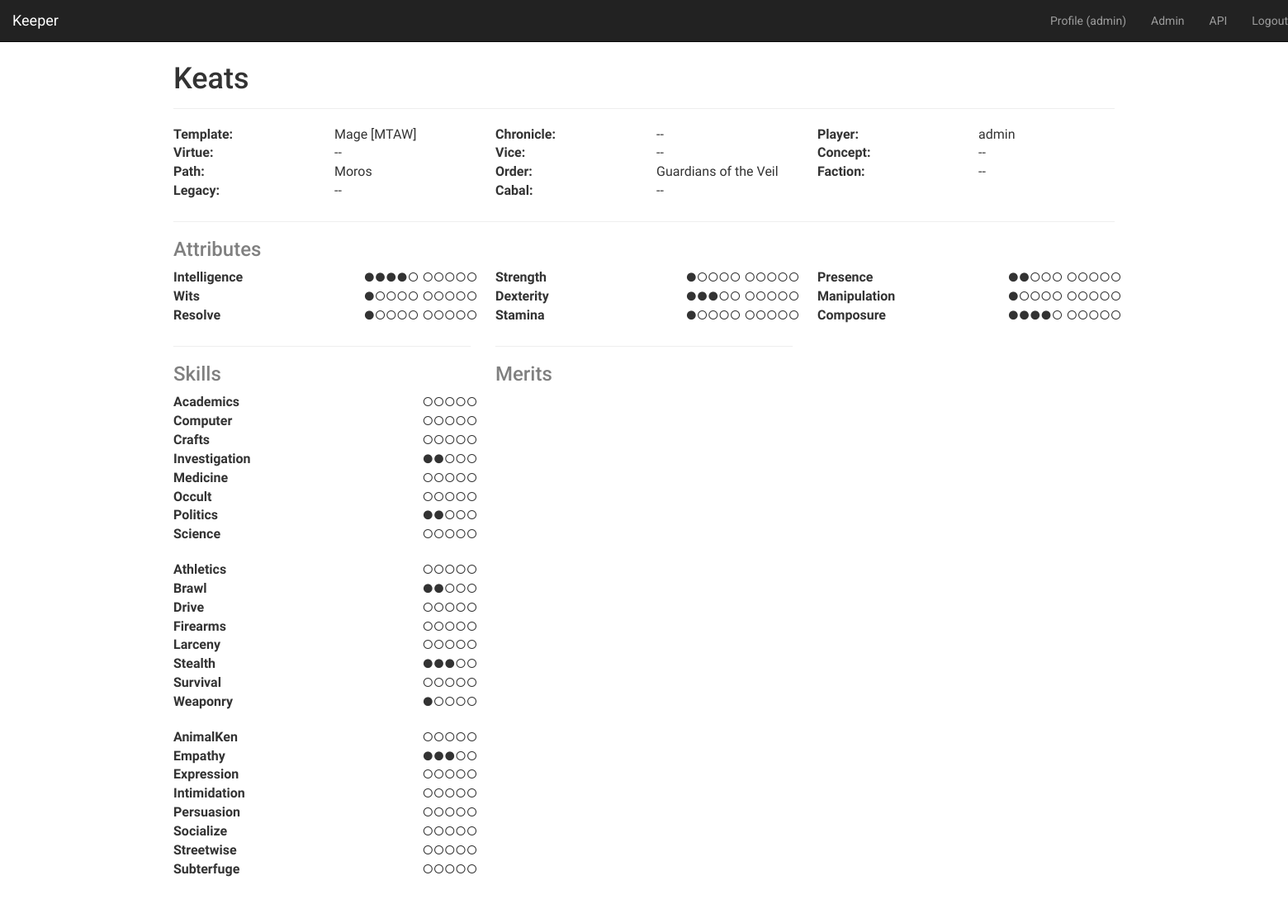
The app's page /sheets/character/3 (signed in), older data.
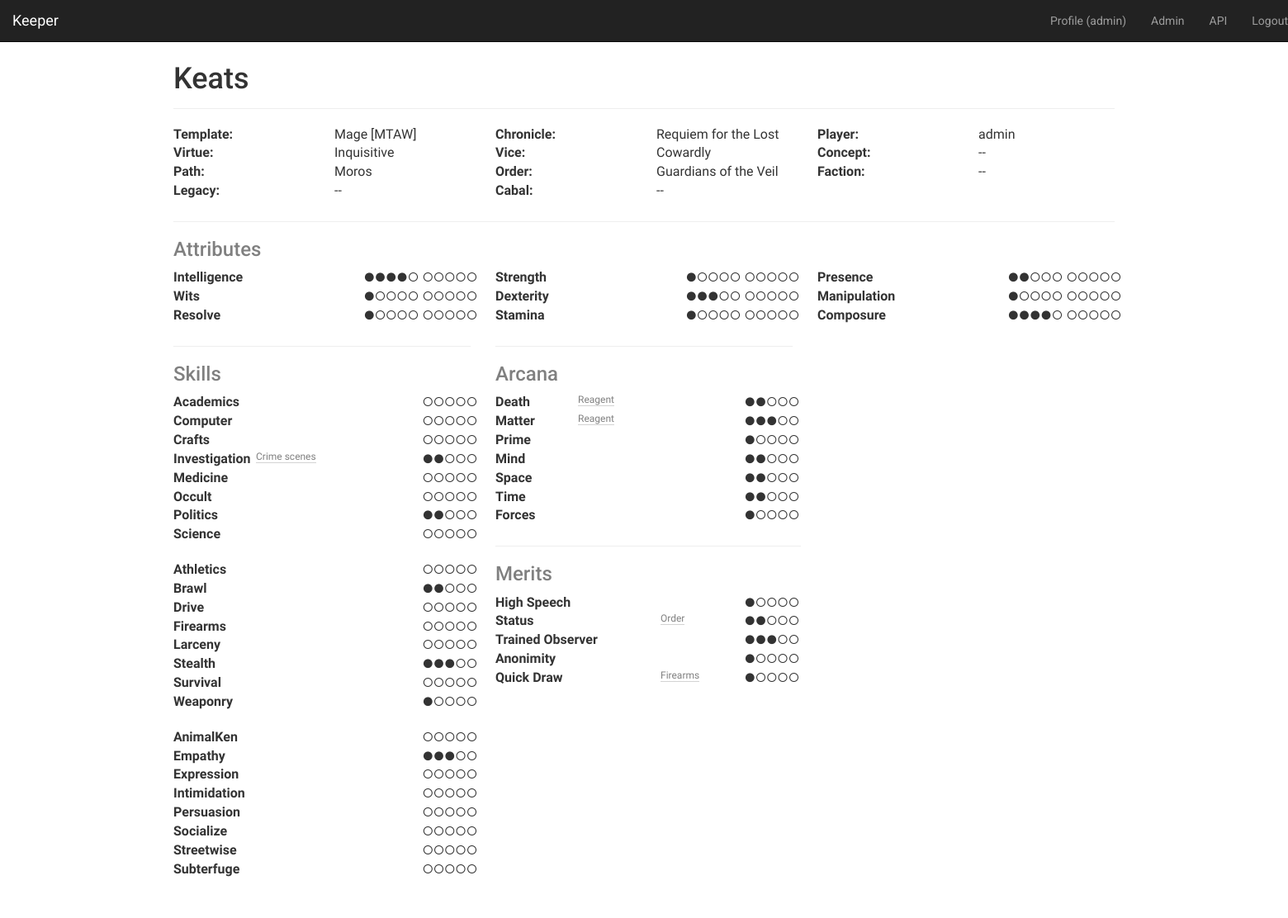
The same page, newer data.
### core/models.py (models this page shows, shortened)
class UserProfile(AbstractUser):
    phone = CharField(max_length=20, blank=True, help_text="Optional.")
    last_visit = DateTimeField(blank=True, null=True, editable=False)
    email_opt_out = BooleanField(default=False)
    class Meta:
        verbose_name = 'User Profile'
    def __str__(self):
        if self.first_name or self.last_name:
            return f"{self.first_name} {self.last_name}"
        return f'{self.username}'

### sheets/models.py (models this page shows, shortened)
class Character(TimeStampedModel, StatusModel):
    objects = Manager()
    STATUS = Choices(
        ('in_progress', 'In Progress'),
        ('approved', 'Approved'),
        ('archived', 'Archived'),
    )
    name = CharField("Name or Alias", max_length=40, db_index=True)
    template = ForeignKey(CharacterTemplate, CASCADE, null=True)
    power_stat = DotsField(default=1, clear=False)
    integrity = DotsField(default=7)
    storyteller_notes = TextField(blank=True, help_text="Hidden from player.")
    player_notes = TextField(blank=True, help_text="Shown in player sheet.")
    resource_start = PositiveIntegerField(default=10, blank=True, null=True)
    resource_max = PositiveIntegerField(default=10, blank=True, null=True)
    concept = CharField(max_length=200, blank=True)
    faction = CharField(max_length=200, blank=True)
    character_group = CharField(max_length=100, blank=True)
    strength = DotsField(default=1, clear=False)
    dexterity = DotsField(default=1, clear=False)
    stamina = DotsField(default=1, clear=False)
    intelligence = DotsField(default=1, clear=False)
    wits = DotsField(default=1, clear=False)
    resolve = DotsField(default=1, clear=False)
    presence = DotsField(default=1, clear=False)
    manipulation = DotsField(default=1, clear=False)
    composure = DotsField(default=1, clear=False)
    academics = DotsField(number=5)
    computer = DotsField(number=5)
    crafts = DotsField(number=5)
    investigation = DotsField(number=5)
    medicine = DotsField(number=5)
    occult = DotsField(number=5)
    politics = DotsField(number=5)
    science = DotsField(number=5)
    athletics = DotsField(number=5)
    brawl = DotsField(number=5)
    drive = DotsField(number=5)
    firearms = DotsField(number=5)
    larceny = DotsField(number=5)
    stealth = DotsField(number=5)
    survival = DotsField(number=5)
    weaponry = DotsField(number=5)
    animal_ken = DotsField(number=5)
    empathy = DotsField(number=5)
    expression = DotsField(number=5)
    intimidation = DotsField(number=5)
    persuasion = DotsField(number=5)
    socialize = DotsField(number=5)
    streetwise = DotsField(number=5)
    subterfuge = DotsField(number=5)
    size = PositiveSmallIntegerField(default=5)
    speed = PositiveSmallIntegerField(default=0)
    initiative = PositiveSmallIntegerField(default=0)
    primary_splat = ForeignKey(Splat, PROTECT, related_name='+', null=True, blank=True)
    primary_sub_splat = ForeignKey(Splat, PROTECT, related_name='+', null=True, blank=True)
    secondary_splat = ForeignKey(Splat, PROTECT, related_name='+', null=True, blank=True)
    secondary_sub_splat = ForeignKey(Splat, PROTECT, related_name='+', null=True, blank=True)
    tertiary_splat = ForeignKey(Splat, PROTECT, related_name='+', null=True, blank=True)
    user = ForeignKey(settings.AUTH_USER_MODEL, SET_NULL, null=True, blank=True, related_name='characters')
    chronicle = ForeignKey(Chronicle, SET_NULL, null=True, blank=True, related_name='characters')
    bashing_damage = PositiveIntegerField(default=0)
    lethal_damage = PositiveIntegerField(default=0)
    aggravated_damage = PositiveIntegerField(default=0)
    willpower = DotsField()
    health = DotsField(number=20, break_after=10)
    primary_anchor = CharField(max_length=40, blank=True)
    secondary_anchor = CharField(max_length=40, blank=True)
    version = PositiveIntegerField(default=0)
    active = QueryManager(status__in=('in_progress', 'approved'))
    uuid = UUIDField(default=uuid.uuid4, editable=False, db_index=True)
    def splats(self):
        results = []
        for category in self.template.splat_categories.all():
            results.append((category.name, getattr(self, category.storage_column())))
        return results
    @missing("Virtue")
    def primary_anchor_name(self):
        return self.template.primary_anchor_name
    @missing("Vice")
    def secondary_anchor_name(self):
        return self.template.secondary_anchor_name
    def __getattribute__(self, name: str):
        if '_specialties' in name:
            skill = name.split('_specialties')[0]
            qs = self.specialities.filter(skill=skill)
            if qs.exists():
                return ', '.join(qs.values_list('speciality', flat=True))
            else:
                return ''
        return super().__getattribute__(name)
    def powers_by_category(self):
        categories = []
        for category in self.template.power_categories.all():
            powers = [p for p in self.powers.filter(power__power_category=category)]
            if powers:
                categories.append((category.name, powers))
        return categories

class CharacterElement(Model):
    character = None
    objects = InheritanceManager()
    class Meta:
        abstract = True

class SkillSpeciality(CharacterElement):
    character = ForeignKey(Character, CASCADE, related_name='specialities')
    skill = CharField(max_length=20, choices=SKILLS, blank=True)
    speciality = CharField(max_length=200, blank=True)
    class Meta:
        verbose_name = "Skill Speciality"
        verbose_name_plural = "Skill Specialities"

class CharacterMerit(CharacterElement):
    character = ForeignKey(Character, CASCADE, related_name='merits')
    merit = ForeignKey(Merit, PROTECT, related_name='+')
    rating = DotsField(default=1, clear=False)
    details = CharField(max_length=200, blank=True)
    class Meta:
        verbose_name = "Merit"

class CharacterPower(CharacterElement):
    character = ForeignKey(Character, CASCADE, related_name='powers')
    power = ForeignKey(Power, PROTECT, related_name='+')
    rating = DotsField(default=1, number=5, clear=False)
    details = CharField(max_length=200, blank=True)
    power_option = ForeignKey(PowerOption, CASCADE, blank=True, null=True, verbose_name='Option', related_name='+')
    class Meta:
        verbose_name = "Power"

### game_rules/models.py (models this page shows, shortened)
class CharacterTemplate(models.Model):
    GAME_LINES = Choices(
        ('gmc', 'God Machine Chronicles'),
        ('vtr', 'Vampire the Requiem'),
        ('ctl', 'Changeling the Lost'),
        ('mtaw', 'Mage the Awakening'),
        ('wtf', 'Werewolf the Forsaken'),
        ('gts', 'Geist the Sin-Eaters'),
    )
    name = models.CharField(max_length=20)
    game_line = models.CharField(max_length=20, choices=GAME_LINES)
    integrity_name = models.CharField(
        max_length=20, verbose_name="Integrity", default="Integrity", blank=True)
    power_stat_name = models.CharField(max_length=20, verbose_name="Power Stat", blank=True)
    resource_name = models.CharField(max_length=20, verbose_name="Resource", blank=True)
    primary_anchor_name = models.CharField(
        max_length=20, verbose_name="Primary Anchor", default="Virtue", blank=True)
    secondary_anchor_name = models.CharField(
        max_length=20, verbose_name="Secondary Anchor", default="Vice", blank=True)
    character_group_name = models.CharField(
        max_length=20, verbose_name="Group Name", default="Group", blank=True)
    reference_code = models.SlugField('Code', unique=True)
    class Meta:
        verbose_name = "Character Template"
        ordering = ('name', 'game_line')
    def __str__(self):
        return f'{self.name} [{self.game_line.upper()}]'

class SplatCategory(models.Model):
    FLAVORS = Choices(
        ('primary', 'Primary Kind'),
        ('primary_sub', 'Secondary Kind'),
        ('secondary', 'Major Faction'),
        ('secondary_sub', 'Minor Faction'),
        ('tertiary', 'Tertiary Kind'),
    )
    name = models.CharField(max_length=20)
    character_template = models.ForeignKey(
        CharacterTemplate, on_delete=models.CASCADE, related_name='splat_categories')
    flavor = models.CharField(max_length=20, choices=FLAVORS)
    is_required = models.BooleanField(default=False)
    class Meta:
        unique_together = ('character_template', 'flavor')
        ordering = ('character_template', 'flavor', )
        verbose_name = ('Splat Category')
        verbose_name_plural = ('Splat Categories')
    def storage_column(self):
        return f'{self.flavor}_splat'

class Splat(models.Model):
    name = models.CharField(max_length=40)
    splat_category = models.ForeignKey(SplatCategory, on_delete=models.CASCADE, related_name='splats')
    class Meta:
        unique_together = ('name', 'splat_category')
        ordering = ('splat_category', 'name', )
    def __str__(self):
        return str(self.name)

class PowerCategory(models.Model):
    name = models.CharField(max_length=20)
    character_template = models.ForeignKey(
        'CharacterTemplate', on_delete=models.CASCADE, related_name='power_categories', null=True)
    class Meta:
        verbose_name = "Power Category"
        verbose_name_plural = "Power Categories"

class Power(models.Model):
    name = models.CharField(max_length=40)
    power_category = models.ForeignKey('PowerCategory', CASCADE, related_name='powers')
    class Meta:
        unique_together = ('name', 'power_category', )
        ordering = ('power_category', 'name', )

class PowerOption(models.Model):
    name = models.CharField(max_length=40)
    power_category = models.ForeignKey('PowerCategory', CASCADE, related_name='power_options')
    class Meta:
        unique_together = ('name', 'power_category',)
        ordering = ('power_category', 'name',)
    def __str__(self):
        return str(self.name)

class Merit(models.Model):
    name = CharField(max_length=40, unique=True)
    reference_code = SlugField('Code', unique=True)
    class Meta:
        ordering = ('name', )

### organization/models.py (models this page shows, shortened)
class BaseOrganization(Model):
    name = CharField(max_length=200, help_text="Required. Must be unique.", unique=True)
    class Meta:
        abstract = True

class Chronicle(BaseOrganization):
    rules_url = URLField('Rules URL', blank=True, help_text='URL pointing to the chronicle game and approval rules.')
    organization = ForeignKey('Organization', CASCADE, related_name='chronicles')
    short_description = TextField(blank=True)
    reference_code = SlugField('Reference Code', help_text='Unique short name or acronym.')
    class Meta:
        verbose_name = 'Chronicle'

### sheets/views.py (the view)
# urls.py: path('sheets/character/<int:pk>', CharacterDetail.as_view(), name="character-detail"),
class CharacterDetail(DetailView):
    model = Character
    template_name = 'sheets/character_detail.html'
    context_object_name = 'character'
    def get_context_data(self, **kwargs):
        context = super().get_context_data(**kwargs)
        context['five'] = range(5)
        context['ten'] = range(10)
        return context

### templates/sheets/character_detail.html (shortened to what this page needs)
{% extends 'base.html' %}{% load static %}
{% block extrastyle %}
    <link rel="stylesheet" type="text/css" href="{% static 'css/character.css' %}">
{% endblock %}
{% block actiontitle %}{{ character.name }}{% endblock %}
{% block content %}
    <div class="row">
        {% include 'sheets/column.html' with title="Template" value=character.template %}
        {% include 'sheets/column.html' with title="Chronicle" value=character.chronicle.name %}
        {% include 'sheets/column.html' with title="Player" value=character.user %}
    </div>
    <div class="row">
        {% include 'sheets/column.html' with title=character.primary_anchor_name value=character.primary_anchor %}
        {% include 'sheets/column.html' with title=character.secondary_anchor_name value=character.secondary_anchor %}
        {% include 'sheets/column.html' with title="Concept" value=character.concept %}
    </div>
    <div class="row">
        {% for splat, value in character.splats %}
            {% include 'sheets/column.html' with title=splat value=value %}
        {% endfor %}
        {% include 'sheets/column.html' with title=character.template.character_group_name value=character.character_group %}
    </div>
    <br><hr>
    <div class="row">
        <div class="col-lg-4 col-xs-12">
            <h3 class="power-title">Attributes</h3>
        </div>
    </div>
    <div class="row">
        {% include 'sheets/attributes.html' %}
    </div>
    <div class="row">
        <div class="col-lg-4 col-md-4 col-sm-6 col-xs-12">
            <hr>
            <div class="container" style="padding: 0">
                {% include 'sheets/skills.html' %}
            </div>
        </div>
        <div class="col-lg-4 col-md-4 col-sm-6 col-xs-12">
            <hr>
            <div class="container" style="padding: 0">
                {% include 'sheets/powers.html' %}
                {% include 'sheets/merits.html' %}
            </div>
        </div>
    </div>
    <br><br>
{% endblock %}

### templates/navbar.html (shortened to what this page needs)
{% load bootstrap3 %}
<nav class="navbar navbar-inverse navbar-static-top">
    <div class="navbar-header">
        <a class="navbar-brand" href="{% url 'index' %}">Keeper</a>
    </div>
    <div class="collapse navbar-collapse">
        <ul class="nav navbar-nav navbar-right">
            <li><a href="{% url 'profile' %}">
              Profile ({{ user.username }})
            </a></li>
            {% if user.is_staff %}
                <li><a target="_blank" href="{% url 'admin:index' %}">
                  Admin
                </a></li>
                <li><a target="_blank" href="{% url 'api-root' %}">
                  API</a></li>
            {% endif %}
            <li><a href="{% url 'account_logout' %}">Logout</a></li>
        </ul>
    </div>
</nav>

### templates/sheets/column.html
<div class="col-md-2 col-sm-3 col-xs-6"><span class="character-col-title">{{ title }}:</span></div>
<div class="col-md-2 col-sm-3 col-xs-6"><span class="character-col-value">{{ value|default:"--" }}</span></div>

### templates/sheets/column_skills.html
<div class="col-lg-1 col-sm-2 col-xs-4"><span class="character-col-title">{{ title }}</span></div>
{% with cap=cap|default:five %}
    <div class="col-lg-2 col-sm-2 col-xs-4">
        <span class="skill-specialty">{{ option }}</span>
    </div>
    <div class="col-lg-1 col-sm-2 col-xs-4 character-dots">
        {% for i in cap %}
            {% if i < value %}&#9679;{% else %}&#9675;{% endif %}
        {% endfor %}
    </div>
{% endwith %}

### templates/sheets/powers.html
{% for category, powers in character.powers_by_category %}
    <div class="row">
        <div class="col-lg-4 col-xs-12">
            <h3 class="power-title">{{ category }}</h3>
        </div>
    </div>
    {% for power in powers %}
        <div class="row">
            <div class="col-lg-1 col-xs-4">
                <span class="character-col-title">{{ power.power.name }}</span>
            </div>
            <div class="col-lg-2 col-sm-2 col-xs-4">
                <span class="skill-specialty">{{ power.power_option|default:"" }}</span>
            </div>
            <div class="col-lg-1 col-xs-4 character-dots">
                {% for i in cap|default:five %}
                    {% if i < power.rating %}&#9679;{% else %}&#9675;{% endif %}
                {% endfor %}
            </div>
        </div>
    {% endfor %}
    <div class="row">
        <div class="col-lg-4 col-xs-12">
            <br><hr>
        </div>
    </div>
{% endfor %}

### templates/sheets/merits.html
<div class="row">
    <div class="col-lg-4 col-xs-12">
        <h3 class="power-title">Merits</h3>
    </div>
</div>
{% for merit in character.merits.all %}
    <div class="row">
        <div class="col-lg-2 col-xs-6">
            <span class="character-col-title">{{ merit.merit.name }}</span>
        </div>
        <div class="col-lg-1 col-sm-2 col-xs-2">
            <span class="skill-specialty">{{ merit.details|default:"" }}</span>
        </div>
        <div class="col-lg-1 col-xs-4 character-dots">
            {% for i in cap|default:five %}
                {% if i < merit.rating %}&#9679;{% else %}&#9675;{% endif %}
            {% endfor %}
        </div>
    </div>
{% endfor %}

Row changes from the older to the newer data that the page shows:
changed Character "Keats": primary_anchor (not shown) → "Inquisitive Cowardly"
now on this page (row unchanged): Chronicle: name "Requiem for the Lost"
added SkillSpeciality: skill "Investigation", speciality "Crime scenes"
added CharacterMerit: details "Firearms", merit.name "Quick Draw", rating 1 (drawn)
added CharacterPower: name "Arcana", power.name "Death", power_option "Reagent", rating 2 (drawn)
added CharacterPower: power.name "Matter", power_option "Reagent", rating 3 (drawn), shown under "Arcana"
added CharacterPower: power.name "Prime", rating 1 (drawn), shown under "Arcana"
added CharacterPower: power.name "Mind", rating 2 (drawn), shown under "Arcana"
added CharacterPower: power.name "Space", rating 2 (drawn), shown under "Arcana"
added CharacterPower: power.name "Time", rating 2 (drawn), shown under "Arcana"
added CharacterPower: power.name "Forces", rating 1 (drawn), shown under "Arcana"
added CharacterMerit: merit.name "High Speech", rating 1 (drawn)
added CharacterMerit: merit.name "Status", details "Order", rating 2 (drawn)
added CharacterMerit: merit.name "Trained Observer", rating 3 (drawn)
added CharacterMerit: merit.name "Anonimity", rating 1 (drawn)
Text that changed along with them:
{{ value|default:"--" }}: "-- -- -- -- --" → "-- --"
{{ title }}: "Academics Computer Crafts Investigation Medicine Occult Politics Science Athletics Brawl Drive Firearms Larceny Stealth Survival Weaponry…" → "Academics Computer Crafts Medicine Occult Politics Science Athletics Brawl Drive Larceny Stealth Survival Weaponry…"
